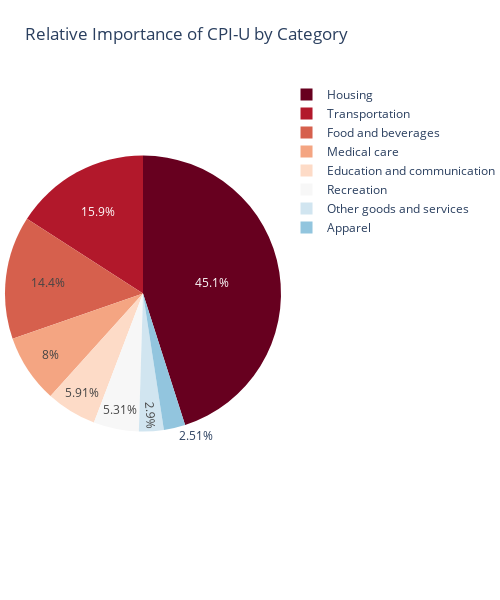
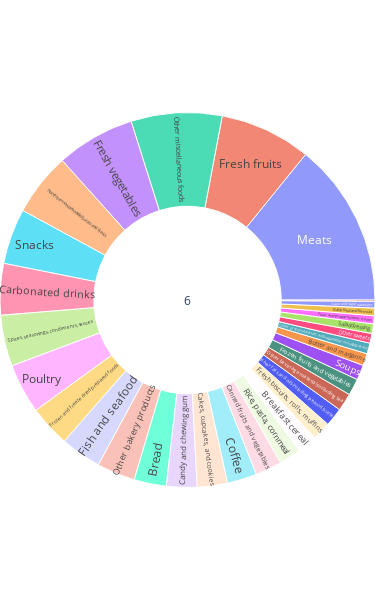
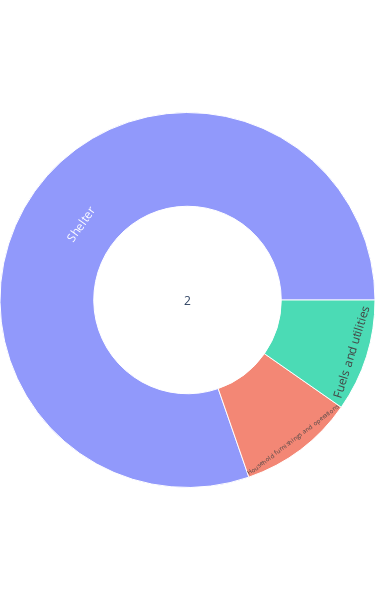
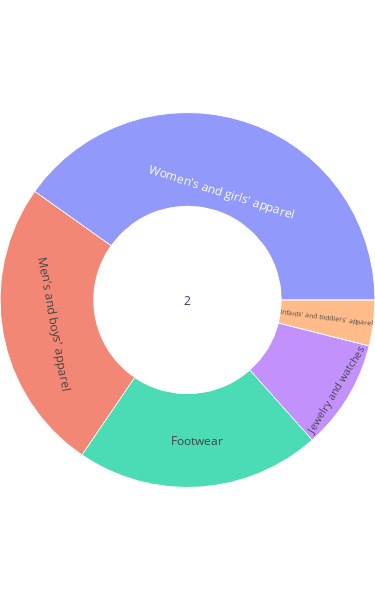

The notebook cell saved with these charts, in order:
### Code cell
# Create the pie chart to display the weightage of different components and it's sub-components for all cities recorded in DEC 2023
ri_main_category_df.rename(columns={'U.S. City Average(CPI-U)':'Values'}, inplace=True)
createPieChartForMainComponents(ri_main_category_df, "2023_RI_all_cities")

for key, sub_categories_df in subcategories_dfs.items():
    sub_categories_df.rename(columns={'U.S. City Average(CPI-U)':'Values'}, inplace=True)
createPieChartForChildComponents(subcategories_dfs, "2023_RI_all_cities")

### Figure 1 — Plotly figure (JSON) as saved in the notebook; plotly's stock layout.template omitted (floating-point values rounded to 4 significant figures)
{"data": [{"domain": {"x": [0, 1], "y": [0, 1]}, "hovertemplate": "%{label}: <b>%{value}</b>", "labels": ["Food and beverages", "Housing", "Apparel", "Transportation", "Medical care", "Recreation", "Education and communication", "Other goods and services"], "legendgroup": "", "name": "", "showlegend": true, "type": "pie", "values": [14.41, 45.06, 2.512, 15.9, 8.004, 5.307, 5.906, 2.899]}], "layout": {"height": 600, "legend": {"tracegroupgap": 0}, "margin": {"b": 0, "l": 0, "r": 0, "t": 0}, "piecolorway": ["rgb(103,0,31)", "rgb(178,24,43)", "rgb(214,96,77)", "rgb(244,165,130)", "rgb(253,219,199)", "rgb(247,247,247)", "rgb(209,229,240)", "rgb(146,197,222)", "rgb(67,147,195)", "rgb(33,102,172)", "rgb(5,48,97)"], "title": {"text": "Relative Importance of CPI-U by Category"}, "width": 500}}

### Figure 2 — Plotly figure (JSON) as saved in the notebook; plotly's stock layout.template omitted (floating-point values rounded to 4 significant figures)
{"data": [{"branchvalues": "total", "domain": {"x": [0, 1], "y": [0, 1]}, "hovertemplate": "%{label}: <b>%{value}</b>", "ids": ["6/Baby food and formula", "6/Bread", "6/Breakfast cereal", "6/Butter and margarine", "6/Cakes, cupcakes, and cookies", "6/Candy and chewing gum", "6/Canned fruits and vegetables", "6/Carbonated drinks", "6/Coffee", "6/Fish and seafood", "6/Flour and prepared flour mixes", "6/Fresh biscuits, rolls, muffins", "6/Fresh fruits", "6/Fresh vegetables", "6/Frozen and freeze dried prepared foods", "6/Frozen fruits and vegetables", "6/Frozen noncarbonated juices and drinks", "6/Meats", "6/Nonfrozen noncarbonated juices and drinks", "6/Other bakery products", "6/Other beverage materials including tea", "6/Other fats and oils including peanut butter", "6/Other miscellaneous foods", "6/Other processed fruits and vegetables including dried", "6/Other sweets", "6/Poultry", "6/Rice, pasta, cornmeal", "6/Salad dressing", "6/Snacks", "6/Soups", "6/Spices, seasonings, condiments, sauces", "6/Sugar and sugar substitutes", "6"], "labels": ["Baby food and formula", "Bread", "Breakfast cereal", "Butter and margarine", "Cakes, cupcakes, and cookies", "Candy and chewing gum", "Canned fruits and vegetables", "Carbonated drinks", "Coffee", "Fish and seafood", "Flour and prepared flour mixes", "Fresh biscuits, rolls, muffins", "Fresh fruits", "Fresh vegetables", "Frozen and freeze dried prepared foods", "Frozen fruits and vegetables", "Frozen noncarbonated juices and drinks", "Meats", "Nonfrozen noncarbonated juices and drinks", "Other bakery products", "Other beverage materials including tea", "Other fats and oils including peanut butter", "Other miscellaneous foods", "Other processed fruits and vegetables including dried", "Other sweets", "Poultry", "Rice, pasta, cornmeal", "Salad dressing", "Snacks", "Soups", "Spices, seasonings, condiments, sauces", "Sugar and sugar substitutes", "6"], "name": "", "parents": ["6", "6", "6", "6", "6", "6", "6", "6", "6", "6", "6", "6", "6", "6", "6", "6", "6", "6", "6", "6", "6", "6", "6", "6", "6", "6", "6", "6", "6", "6", "6", "6", ""], "type": "sunburst", "values": [0.048, 0.203, 0.123, 0.076, 0.191, 0.192, 0.167, 0.324, 0.186, 0.257, 0.051, 0.117, 0.575, 0.495, 0.261, 0.105, 0.008, 1.033, 0.397, 0.241, 0.112, 0.116, 0.572, 0.068, 0.061, 0.314, 0.139, 0.06, 0.349, 0.095, 0.322, 0.042, 7.3]}], "layout": {"height": 600, "legend": {"tracegroupgap": 0}, "margin": {"b": 0, "l": 0, "r": 0, "t": 0}, "width": 375}}

### Figure 3 — Plotly figure (JSON) as saved in the notebook; plotly's stock layout.template omitted (floating-point values rounded to 4 significant figures)
{"data": [{"branchvalues": "total", "domain": {"x": [0, 1], "y": [0, 1]}, "hovertemplate": "%{label}: <b>%{value}</b>", "ids": ["2/Fuels and utilities", "2/Household furnishings and operations", "2/Shelter", "2"], "labels": ["Fuels and utilities", "Household furnishings and operations", "Shelter", "2"], "name": "", "parents": ["2", "2", "2", ""], "type": "sunburst", "values": [4.369, 4.506, 36.19, 45.07]}], "layout": {"height": 600, "legend": {"tracegroupgap": 0}, "margin": {"b": 0, "l": 0, "r": 0, "t": 0}, "width": 375}}

### Figure 4 — Plotly figure (JSON) as saved in the notebook; plotly's stock layout.template omitted (floating-point values rounded to 4 significant figures)
{"data": [{"branchvalues": "total", "domain": {"x": [0, 1], "y": [0, 1]}, "hovertemplate": "%{label}: <b>%{value}</b>", "ids": ["2/Footwear", "2/Infants' and toddlers' apparel", "2/Jewelry and watches", "2/Men's and boys' apparel", "2/Women's and girls' apparel", "2"], "labels": ["Footwear", "Infants' and toddlers' apparel", "Jewelry and watches", "Men's and boys' apparel", "Women's and girls' apparel", "2"], "name": "", "parents": ["2", "2", "2", "2", "2", ""], "type": "sunburst", "values": [0.53, 0.099, 0.238, 0.636, 1.009, 2.512]}], "layout": {"height": 600, "legend": {"tracegroupgap": 0}, "margin": {"b": 0, "l": 0, "r": 0, "t": 0}, "width": 375}}
